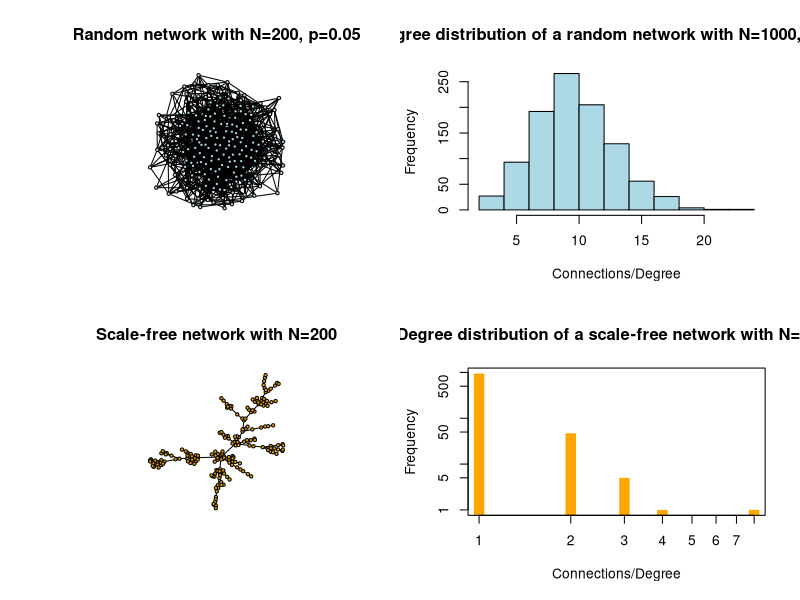

Recreate this plot in R. (Note: this script raises an error after producing the figure.)
############################################################
##a script to make and plot some 
##written by Andreas Handel (ahandel@uga.edu), last change 10/25/16
############################################################
rm(list=ls()) #this clears the workspace to make sure no leftover variables are floating around. Not strictly needed
graphics.off(); #close all graphics windows
library(igraph)  #package that provides most of the graph/network functionality used here


#do a 4-panel plot
par(mfrow=c(2,2))

###################################################################
#random/Erdos-Renyi network
###################################################################
ER1 = erdos.renyi.game(200,0.05,type="gnp") #a random network with 100 nodes, 500 edges 
plot(ER1, vertex.label = NA, vertex.size = 5, edge.width=1, edge.color='black', vertex.color='lightblue',main='Random network with N=200, p=0.05') #plot network/graph

ER2 = erdos.renyi.game(1000,0.01,type="gnp") #a random network with 1000 nodes, 5000 edges - too big to plot, but decent size for calculating various metrics
ddrg=degree(ER2) #distribution of edges/connections/contacts for each vertex/node/person 
hist(ddrg,xlab='Connections/Degree',ylab='Frequency', freq = TRUE, main='Degree distribution of a random network with N=1000, p=0.01', col = 'lightblue')
cat("plot of degree distribution for a 1000 node random network \n")
cat("press `c' to continue \n")
#browser()

r1=graph.density(ER2) #The density of a graph is the ratio of the number of edges and the number of possible edges
r2=diameter(ER2) #The diameter of a graph is the length of the longest geodesic 
r3=radius(ER2) #The smallest eccentricity in a graph is called its radius 
r4=average.path.length(ER2) #average path length between nodes
r5=assortativity.degree(ER2,directed=FALSE) #The assortativity coeffcient is positive if similar vertices (based on some external property) tend to connect to each, and negative otherwise
r6=clique.number(ER2) #calculates the size of the largest clique(s)
#print(sprintf('Density: %f, Diameter: %f, Radius: %f, Average Path Length %f, Assortativity: %f, Size of larges clique: %f',r1,r2,r3,r4,r5,r6))
#cat("press `c' to continue \n")
#browser()

#--> Based on the specifications given when the network is created (the erdos.reny.game command), 
#--> compute the theoretically expected average number of links (see notes) and compare it with the actual number for a few networks
#theory.av=(1000-1)*0.01; real.av=mean(dd);

###################################################################
#create a scale-free network
###################################################################
SF1 <- barabasi.game(200,directed=FALSE) #a scale-free graph with 100 nodes
plot(SF1, vertex.label = NA, vertex.size = 5, edge.width=1, edge.color='black',main='Scale-free network with N=200') #plot network/graph)

SF2 <- barabasi.game(1000,directed=FALSE) #a scale-free graph with 1000 nodes - too big to plot, but decent size for calculating various metrics
ddsd=degree(SF2) #distribution of edges/connections/contacts for each vertex/node/person 
mydata_hist <- hist(ddsd, plot=FALSE)
plot(mydata_hist$counts,xlab='Connections/Degree',ylab='Frequency',  main='Degree distribution of a scale-free network with N=1000', col = 'orange', log ='xy',type='h', lwd=10, lend=1)
cat("plot of degree distribution for a 1000 node scale-free network \n")
cat("press `c' to continue \n")



browser()

r1=graph.density(SF2) #The density of a graph is the ratio of the number of edges and the number of possible edges
r2=diameter(SF2) #The diameter of a graph is the length of the longest geodesic 
r3=radius(SF2) #The smallest eccentricity in a graph is called its radius 
r4=average.path.length(SF2) #average path length between nodes
r5=assortativity.degree(SF2,directed=FALSE) #The assortativity coeffcient is positive if similar vertices (based on some external property) tend to connect to each, and negative otherwise
r6=clique.number(SF2) #calculates the size of the largest clique(s)
print(sprintf('Density: %f, Diameter: %f, Radius: %f, Average Path Length %f, Assortativity: %f, Size of larges clique: %f',r1,r2,r3,r4,r5,r6))
cat("press `c' to continue \n")
browser()

#--> try to adjust the size of the network and the way you plot the degree distribution such that you can clearly see the power-law dependency
#--> that's not completely straightforward since you need to figure out how to get something like a histogram with x and y axes on a log scale. 
#--> try to google it and figure it out
dd.hist=hist(dd); plot(dd.hist$mids,dd.hist$counts,log="xy")

###################################################################
#small-world network
###################################################################
WS1 <- watts.strogatz.game(1, 100, 2, 0.01) #a small-world network of size 100 
plot(WS1)
cat("plot of a 100 node Small-world-free network \n")
cat("press `c' to continue \n")
browser()


WS2 <- watts.strogatz.game(1, 1000, 2, 0.01) #a small-world network 
dd=degree(WS2) #distribution of edges/connections/contacts for each vertex/node/person 
hist(dd,xlab='connections',ylab='frequency')
cat("plot of degree distribution for a 1000 node small-world network \n")
cat("press `c' to continue \n")
browser()

r1=graph.density(WS2) #The density of a graph is the ratio of the number of edges and the number of possible edges
r2=diameter(WS2) #The diameter of a graph is the length of the longest geodesic 
r3=radius(WS2) #The smallest eccentricity in a graph is called its radius 
r4=average.path.length(WS2) #average path length between nodes
r5=assortativity.degree(WS2,directed=FALSE) #The assortativity coeffcient is positive if similar vertices (based on some external property) tend to connect to each, and negative otherwise
r6=clique.number(SF2) #calculates the size of the largest clique(s)
print(sprintf('Density: %f, Diameter: %f, Radius: %f, Average Path Length %f, Assortativity: %f, Size of larges clique: %f',r1,r2,r3,r4,r5,r6))
cat("press `c' to continue \n")
browser()

#--> try to compute the transitivity for this network (see slides for definition). See how it changes as you change the rewiring probability of the Watts-Strogatz network
transitivity(WS2)


###################################################################
#real data network
#you need to be online to get the data
###################################################################
RN=nexus.get(2) #download a Social network among faculty members at a UK university from http://nexus.igraph.org/
summary(RN)
plot(RN) 

#--> play around with this real network
#--> apply whatever you can think of from the functions above, others in igraph, or some of your own to this real network


